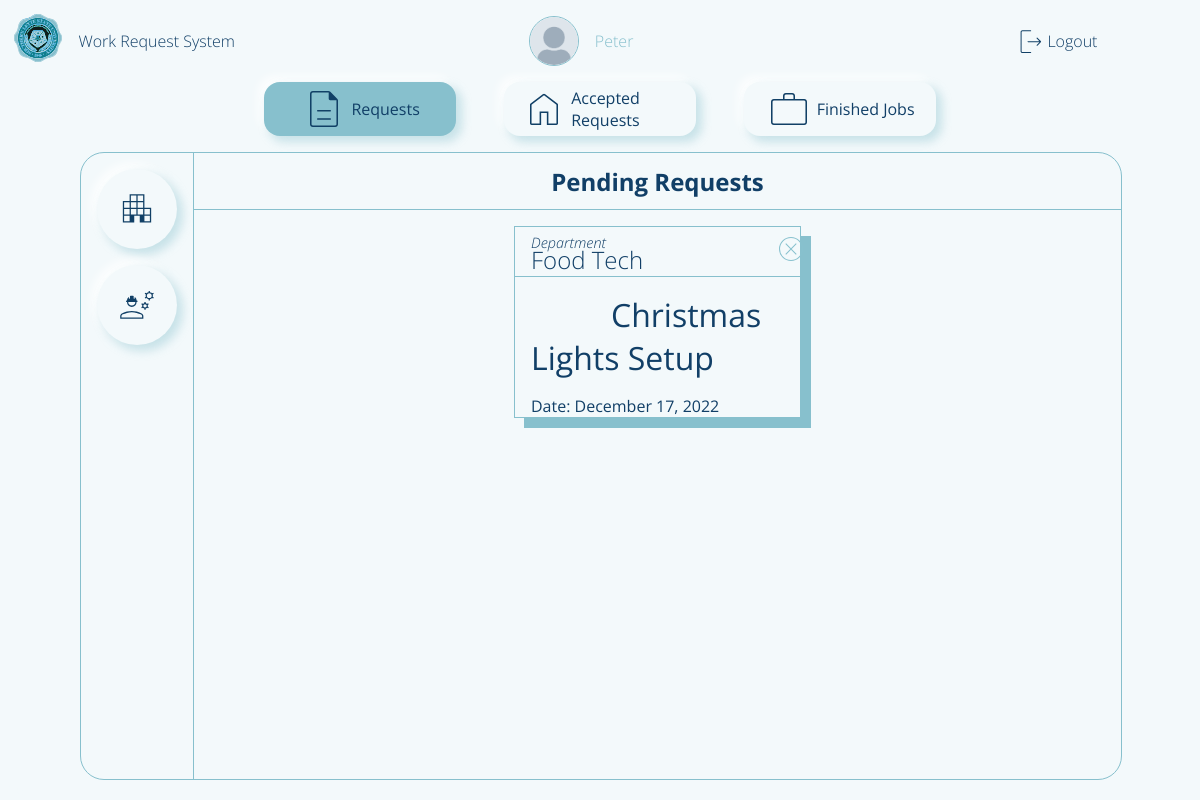
/adminPage (signed in), run on the app's committed database.
### flaskApp/models.py (models this page shows, shortened)
class User(db.Model, UserMixin):
	__tablename__ = 'user'
	id = db.Column(db.Integer, primary_key=True)
	userName = db.Column(db.String(20), unique=True, nullable=False)
	userType = db.Column(db.String(20), default='Admin')
	passWord = db.Column(db.String(60), nullable=False)
	profilePicture = db.Column(db.String(60), default='dafault.png')
	requestForm = db.relationship('UserRequestForm', backref='user')
	userStaffExtension = db.relationship('StaffExtension', backref='staffExtension', uselist=False)

class UserRequestForm(db.Model):
	__tablename__ = 'userRequestForm'
	id = db.Column(db.Integer, primary_key=True)
	requestorName = db.Column(db.String(500), nullable=False)
	requestTitle = db.Column(db.String(500), nullable=False)
	requestedWork = db.Column(db.String(500), nullable=False)
	roomNumber = db.Column(db.String(20), nullable=False)
	avilabilityOfMaterials = db.Column(db.String(10), nullable=False)
	priorityLevel = db.Column(db.Integer, default=0) # change this to integer in the future 0 - pending 1 - high 2 - medium 3 - low
	status = db.Column(db.String(20), default='Pending')
	dateApproved = db.Column(DateTime, default=datetime.now(), nullable=False)
	dateLimit = db.Column(DateTime, default=datetime.now(), nullable=False)
	requestFormId = db.Column(db.Integer, db.ForeignKey('user.id'))
	assignedStaff = db.Column(db.Integer, db.ForeignKey('userstaff.id'))

### flaskApp/routes.py (the view, shortened to what this page needs)
@app.route('/adminPage', methods=['GET', 'POST'])
def adminPage():
	formStaff = Staff_Registration()
	formRequestor = Requestor_Registration()
	workRequest = UserRequestForm.query.order_by(UserRequestForm.priorityLevel)
	requestsCount = UserRequestForm.query.filter_by(status='Pending').count()
	pendingRequest = UserRequestForm.query.filter_by(status='Pending').order_by(desc(UserRequestForm.dateApproved))
	staffCount = User.query.filter_by(userType='Staff').count()
	staffs = StaffExtension.query.order_by(desc(StaffExtension.staffRating)).all()
	profileImage = url_for('static', filename='profilePic/'+current_user.profilePicture)
	if current_user.is_authenticated == False:
		return redirect(url_for('loginPage'))
	return render_template('adminDashboard.html',
	  						title='Admin Page',
	  						user=current_user.userName,
	  						form2=formStaff,
	    					form=formRequestor,
	    					workRequest=workRequest,
	    					countReq=requestsCount,
	    					countStaff=staffCount,
	    					pendingRequest=pendingRequest,
	    					profileImage=profileImage,
	    					staff=staffs)

### flaskApp/models.py (called while the page is built)
@loginManager.user_loader
def loadUser(userId):
	return User.query.get(int(userId))

### flaskApp/templates/adminDashboard.html (shortened to what this page needs)
{% extends "layout.html" %}
{% block content %}
	<main class="content-main">
		<section class="navbar">
			<div class="nav-requests">
				<img class='nav-icon' src="{{ url_for('static', filename='img/form.svg') }}">
				<p>Requests</p>
			</div>
			<div class="nav-home">
				<img class='nav-icon' src="{{ url_for('static', filename='img/home.svg') }}">
				<p>Accepted Requests</p>
			</div>
			<div class="nav-staff">
				<img class='nav-icon' src="{{ url_for('static', filename='img/staff.svg') }}">
				<p>Finished Jobs</p>
			</div>
		</section>
		<section class="feed">
					{% for req in workRequest  %}
						{% if req.status != 'unApproved' and req.status != 'Pending' and req.status != 'PDF'%}
								<body onload="progress()">
								</body>
						{% endif %}
					{% endfor %}
			<div class="feed-request feed-nav">
				<nav class="feed-request-nav">
					<div>
						<img class="nav-icon add-req" src="{{ url_for('static', filename='img/requestor.svg') }}">
					</div>
					<div>
						<img class="nav-icon add-staff" src="{{ url_for('static', filename='img/ongoing.svg') }}">
					</div>
				</nav>
				<header class="feed-request-header">
					<h1 class="title">Pending Requests</h1>
				</header>
				<main class="feed-request-main">
					<section class="feed-request-main-body">
						{% if countReq != 0 %}
							{% for n in pendingRequest %}
								<div class="main-content">
									<section class="main-content-header">
										<i>{{ n.requestorName }}</i>
									</section>
									<section class="main-content-body">
										<a href="{{ url_for('adminPageApproval', name=n.requestorName, idNum=n.id) }}">{{ n.requestTitle }}</a>
									</section>
									<section class="main-content-footer">Date: {{ n.dateApproved.strftime("%B %d, %Y") }}</section>
									<div class="feed-request-close-btn">
										<a href="{{url_for('reject', name=n.requestTitle, ids=n.requestFormId)}}">
											<img src="{{ url_for('static', filename='img/close-btn2.svg') }}">
										</a>
									</div>
								</div>
							{% endfor %}
						{% else %}
							<h1>No Pending Requests</h1>
						{% endif %}
					</section>
				</main>
			</div>
		</section>
	</main>
	<footer class="content-footer">
	</footer>
{% endblock content %}

### flaskApp/templates/layout.html (shortened to what this page needs)
<!DOCTYPE html>
<html>
<head>
    {% if title == 'Login Page'%}
    	<link rel="stylesheet" type="text/css" href="{{ url_for('static', filename='login.css') }}">
    {% elif title == 'Admin Page'%}
    	<link rel="stylesheet" type="text/css" href="{{ url_for('static', filename='adminDashboard.css') }}">
    {% elif title == 'Requestor Page'%}
        <link rel="stylesheet" type="text/css" href="{{ url_for('static', filename='requestorDashboard.css') }}">
    {% elif title == 'Staff Page'%}
        <link rel="stylesheet" type="text/css" href="{{ url_for('static', filename='staffDashboard.css') }}">
    {% elif title == 'Admin Approval Page'%}
        <link rel="stylesheet" type="text/css" href="{{ url_for('static', filename='adminApproval.css') }}">
    {% elif title == 'Staff Ongoing Page'%}
        <link rel="stylesheet" type="text/css" href="{{ url_for('static', filename='staffOngoing.css') }}">
    {% elif title == 'Profile Page'%}
        <link rel="stylesheet" type="text/css" href="{{ url_for('static', filename='profilePage.css') }}">
    {% endif%}
</head>
<body>
	<div class="container">
        {% if title != 'Login Page'%}
        <header class="content-header">
            <div class="img-box">
                <img class="logo_slsu" src="{{ url_for('static', filename='img/logo_slsu.svg') }}">
            </div>
            {% if title == 'Admin Page'%}
                <section class="header-title">
                    <a href="{{ url_for('adminPage') }}">Work Request System</a>
                </section>
                <section class="header-user">
                    <img class='profile-picture'src="{{ profileImage }}">
                    <a href="{{ url_for('profilePage') }}">{{ user }}</a>
                </section>
            {% endif %}
            <div class="header-profile">
                {% if current_user.is_authenticated == True %}
                <img src="{{ url_for('static', filename='img/logout.svg') }}">
                <a href="{{ url_for('logout') }}">Logout</a>
                {% endif %}
            </div>
        </header>
        {% endif%}
		{% block content %}{% endblock content %}
	</div>
</body>
</html>

### flaskApp/static/adminDashboard.css (style rules this page uses)
body { background: var(--white); }
.container { margin: 0; display: grid; height: 100vh; grid-template-columns: 1fr 1fr 1fr; grid-template-rows: 0fr 1fr 0.0fr; grid-template-areas: 'h h h' 'm m m' 'f f f'; }
.content-header { grid-area: h; display: flex; flex-direction: row; align-items: center; padding: var(--fn-small); }
.img-box { flex-grow: 0; }
.header-title { flex-grow: 0; margin-left: 1rem; }
.header-title a { font-size: var(--fn-regular); font-weight: lighter; color: var(--blue); }
.header-user { flex-grow: 1; font-size: var(--fn-regular); font-weight: lighter; color: var(--blue); }
.header-profile { flex-grow: 0.3; }
.header-profile a { font-size: var(--fn-regular); font-weight: lighter; color: var(--blue); }
.content-main { grid-area: m; background: var(--white); display: grid; grid-template-columns: 1fr 1fr; grid-template-rows: 0fr 1fr; grid-template-areas: 'h h' 'm m' }
.navbar { grid-area: h; display: flex; flex-direction: row; justify-content: space-around; margin-bottom: 1rem; margin-left: 15rem; margin-right: 15rem; }
.navbar div { display: flex; flex-direction: row; align-items: center; padding: 0.2rem 1rem 0.2rem 1rem; background: var(--white); border-radius: 1rem; box-shadow: var(--box-shadow); cursor: pointer; width: 10rem; justify-content: center; align-items: center; }
.navbar div img, .feed-home section img, .feed-request-nav div img { filter: var(--img-color-blue); }
.navbar div p { font-size: var(--fn-regular); margin-left: 0.2rem; font-weight: normal; color: var(--blue); }
.feed { grid-area: m; background: var(--white); margin-left: 5rem; margin-right: 5rem; position: relative; }
.feed-nav { position: absolute; top: 0; left: 0; background: var(--white); width: 100%; height: 100%; color: var(--blue); z-index: 2; border: 1px solid var(--blueGreen); border-radius: 1.5rem; }
.feed-request { background: var(--white); display: grid; grid-template-columns: 0.1fr 1fr; grid-template-rows: 0.1fr 1fr 0fr; grid-template-areas: 'n h' 'n m' 'f f'; }
.feed-request-nav { grid-area: n; display: flex; flex-direction: column; align-items: center; padding: 1rem; border-right: 1px solid var(--blueGreen); }
.feed-request-nav div img { width: 2.5rem; height: 2.5rem; }
.feed-request-nav div { display: flex; justify-content: center; align-items: center; box-shadow: var(--box-shadow); width: 5rem; height: 5rem; margin-bottom: 1rem; cursor: pointer; border-radius: 50%; transition: transform, background, .1s; position: relative; }
.feed-request header { grid-area: h; display: flex; flex-direction: column; justify-content: center; align-items: center; border-bottom: 1px solid var(--blueGreen); }
.feed-request main { grid-area: m; display: flex; flex-direction: column; overflow: scroll; }
.feed-request-main-body { margin-left: 20rem; margin-right: 20rem; }
.feed-request-main-body .main-content { position: relative; display: grid; grid-template-columns: 1fr; grid-template-rows: 0fr 1fr 0fr; margin-top: 1rem; margin-bottom: 2rem; padding: 0rem; border: 1px solid var(--blueGreen); box-shadow: 10px 10px var(--blueGreen); }
.feed-request-close-btn img { width: 2rem; height: 2rem; filter: var(--img-color-blueGreen); transition: .2s ease; }
.feed-request-close-btn { position: absolute; top: 3%; left: 97%; transform: translateX(-50%); width: 2rem; height: 2rem; border-radius: 50%; }
.main-content-header { padding-top: 1rem; font-size: var(--fn-medium); font-weight: lighter; padding-left: 1rem; border-bottom: 1px solid var(--blueGreen); }
.main-content-header::before { content: 'Department'; display: block; font-size: var(--fn-small); font-style: italic; padding: 0; margin: 0; line-height: 0px; font-weight: lighter; }
.main-content-body { padding: 1rem; }
.main-content-body a { font-size: var(--fn-large); color: var(--blue); margin-left: 5rem; }
.main-content-footer { padding-left: 1rem; }
.content-footer { grid-area: f; background: var(--white); }

### data on the page
User: userName "Peter"
UserRequestForm: requestorName "Food Tech", requestTitle "Christmas Lights Setup", dateApproved "December 17, 2022"
